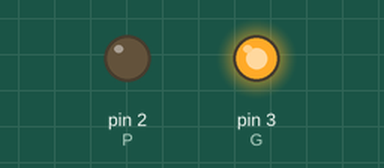
This sketch was run on a simulated Arduino Uno, built with avr-gcc and run on an emulated ATmega328P. On the bench: output pins drawn as LEDs (lit = HIGH).

Above: at 0.1 s.
Timing chart, 0 to 1.6 s (numbered marks = the images above):
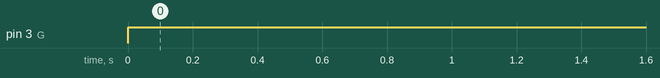

The sketch:

sketch_jun27ANTICLOCKWISE_MOTOR_PROGRAM_.ino
```cpp
const int P = 2;
const int G = 3;
void setup() {
  // put your setup code here, to run once:
  pinMode(P,OUTPUT);
  pinMode(G,OUTPUT);
}

void loop() {
  // put your main code here, to run repeatedly:
digitalWrite(P,LOW);
digitalWrite(G,HIGH);
}
```

Measured:
- by itself, pin 3 (G): LOW → HIGH at 0.00 s
